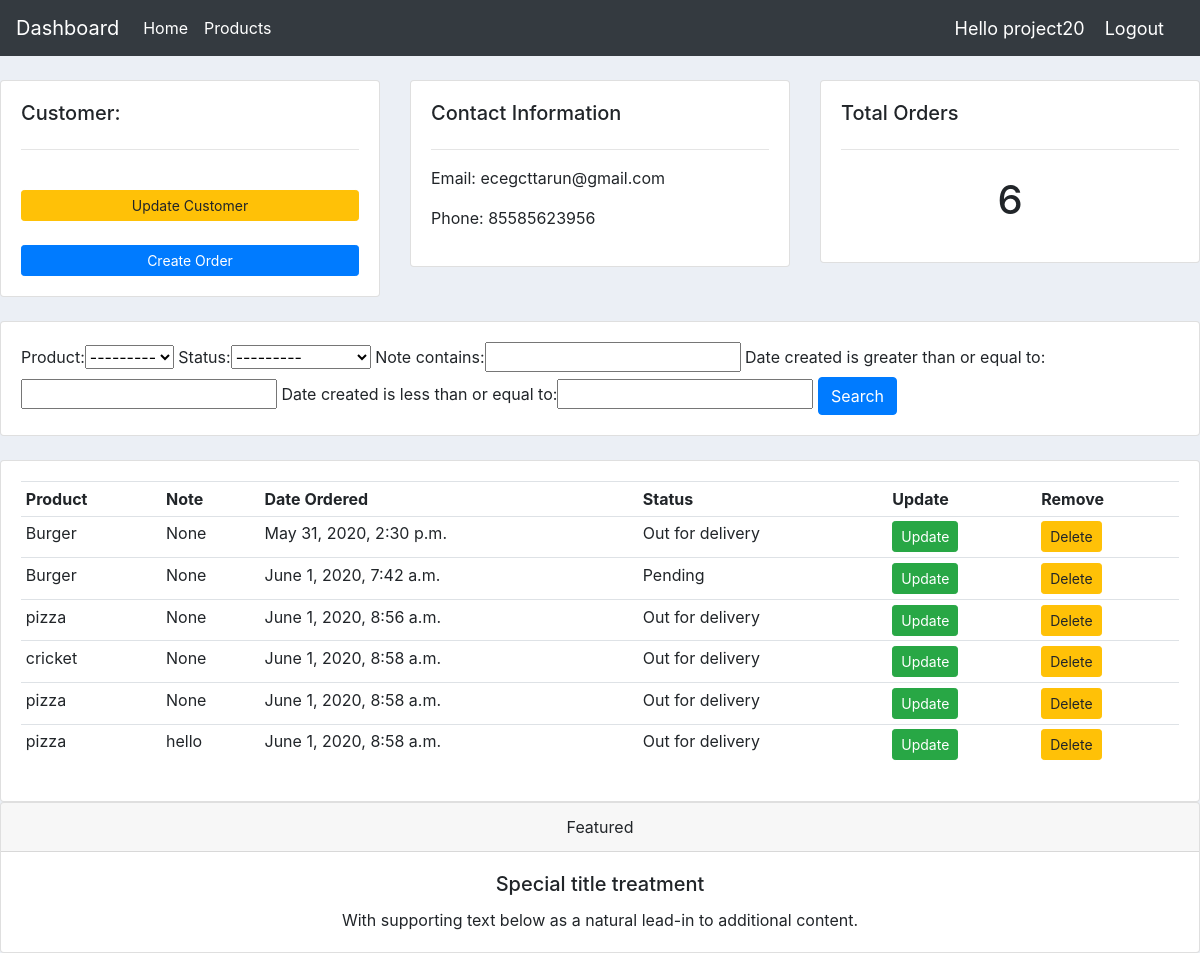
The app's page /customer/1/ (signed in) with its own data.
### crm/models.py (models this page shows, shortened)
class Customer(models.Model):
    user = models.OneToOneField(User, null=True, blank=True, on_delete=models.CASCADE)
    name = models.CharField(max_length=200, null=True)
    phone = models.CharField(max_length=100, null=True)
    profile_pic = models.ImageField(null=True, blank=True)
    email = models.CharField(max_length=200, null=True)
    date_created = models.DateTimeField(auto_now_add=True, null=True)

class Order(models.Model):
    STATUS = (
        ('Pending', 'Pending'),
        ('Out for delivery', 'Out for delivery'),
        ('Delivered', 'Delivered'),
    )
    customer = models.ForeignKey(Customer, null=True, on_delete=models.SET_NULL)
    product = models.ForeignKey(Product, null=True, on_delete=models.SET_NULL)
    date_created = models.DateTimeField(auto_now_add=True, null=True)
    status = models.CharField(max_length=200, null=True, choices=STATUS)
    note = models.CharField(max_length=2000, null=True)

class Product(models.Model):
    CATEGORY = (
        ('Indoor', 'Indoor'),
        ('Out Door', 'Out Door'),
    )
    name = models.CharField(max_length=200, null=True)
    price = models.FloatField(null=True)
    category = models.CharField(max_length=200, null=True, choices=CATEGORY)
    description = models.TextField(max_length=1000, null=True, blank=True)
    date_created = models.DateTimeField(auto_now_add=True, null=True)
    tag = models.ManyToManyField(Tag)
    def __str__(self):
        return self.name

### crm/decorators.py (the view)
        def wrapper_func(request, *args, **kwargs):
            group = None
            if request.user.groups.exists():
                group = request.user.groups.all()[0].name
            if group in allowed_roles:
                return view_func(request, *args, **kwargs)
            else:
                return HttpResponse('you are not allowed')

### crm/views.py (called while the page is built)
@login_required(login_url='loginPage')
@allowed_users(allowed_roles=['admin'])
def customer(request, pk_test):
    customer = Customer.objects.get(id=pk_test)
    orders = customer.order_set.all()
    order_count = orders.count()
    myFilter = OrderFilter(request.GET, queryset=orders)
    orders = myFilter.qs
    context = {'customer': customer, 'orders': orders, 'order_count': order_count,
               'myFilter': myFilter}
    return render(request, 'crm/customer.html', context)

### crm/templates/crm/customer.html (shortened to what this page needs)
{% extends 'crm/main.html' %}
{% block content %}
<br>
<div class="row">
    <div class="col-md">
        <div class="card card-body">
            <h5>Customer:</h5>
            <hr>
            <a class="btn btn-sm btn-warning my-4" href="">Update Customer</a>
			<a class="btn btn-primary  btn-sm btn-block" href="{% url 'create_order' customer.id %}">Create Order</a>
        </div>
    </div>
    <div class="col-md">
        <div class="card card-body">
            <h5>Contact Information</h5>
            <hr>
            <p>Email: {{customer.email}}</p>
            <p>Phone: {{customer.phone}}</p>
        </div>
    </div>
    <div class="col-md">
        <div class="card card-body">
            <h5>Total Orders</h5>
            <hr>
            <h1 style="text-align: center;padding: 10px">{{order_count}}</h1>
        </div>
    </div>
</div>
<br>
<div class="row">
    <div class="col">
        <div class="card card-body">
            <form method="get">
                {{myFilter.form}}
                <button class="btn btn-primary" type="submit">Search</button>
            </form>
        </div>
    </div>
</div>
<br>
<div class="row">
    <div class="col-md">
        <div class="card card-body">
            <table class="table table-sm">
                <tr>
                    <th>Product</th>
                    <th>Note</th>
                    <th>Date Ordered</th>
                    <th>Status</th>
                    <th>Update</th>
                    <th>Remove</th>
                </tr>
                {% for order in orders %}
                <tr>
                    <td>{{order.product}}</td>
                    <td>{{order.note}}</td>
                    <td>{{order.date_created}}</td>
                    <td>{{order.status}}</td>
                    <td><a href="{% url 'update_order' order.id %}" class="btn btn-sm btn-success">Update</a></td>
                    <td><a href="{% url 'delete_order' order.id %}" class="btn btn-sm btn-warning">Delete</a></td>
                </tr>
                {% endfor %}
            </table>
        </div>
    </div>
</div>
{% endblock %}

### crm/templates/crm/navbar.html (shortened to what this page needs)
{% load static %}
<nav class="navbar navbar-expand-lg navbar-dark bg-dark">
  <a class="navbar-brand " href="{% url 'home' %}">Dashboard</a>
  <div class="collapse navbar-collapse" id="navbarNav">
    <ul class="navbar-nav">
      {% if request.user.is_staff %}
      <li class="nav-item active">
        <a class="nav-link" href="{% url 'home' %}">Home</a>
      </li>
      <li class="nav-item active">
        <a class="nav-link" href="{% url 'products' %}">Products</a>
      </li>
      {% else %}
      <li class="nav-item active">
        <a class="nav-link" href="{% url 'accountSettings' %}">Settings</a>
      </li>
      {% endif %}
    </ul>
  </div>
  <span class="hello-msg">Hello {{request.user}}</span>
  <span><a class="hello-msg" href="{% url 'logoutUser' %}">Logout</a></span>
</nav>

### crm/static/css/main.css (style rules this page uses)
body { background-color: #ebeff5; }

### crm/templates/crm/navbar.html (style rules this page uses)
.hello-msg { font-size: 18px; color: #fff; margin-right: 20px }

### records on screen
Customer: email "ecegcttarun@gmail.com", phone "85585623956"
Order: product "Burger", note "None", date_created "May 31, 2020, 2:30 p.m.", status "Out for delivery"
Order: product "Burger", note "None", date_created "June 1, 2020, 7:42 a.m.", status "Pending"
Order: product "pizza", note "None", date_created "June 1, 2020, 8:56 a.m.", status "Out for delivery"
Order: product "cricket", note "None", date_created "June 1, 2020, 8:58 a.m.", status "Out for delivery"
Order: product "pizza", note "None", date_created "June 1, 2020, 8:58 a.m.", status "Out for delivery"
Order: product "pizza", note "hello", date_created "June 1, 2020, 8:58 a.m.", status "Out for delivery"

### other values on screen
{{ request.user }} "project20"
{{ order_count }} "6"
